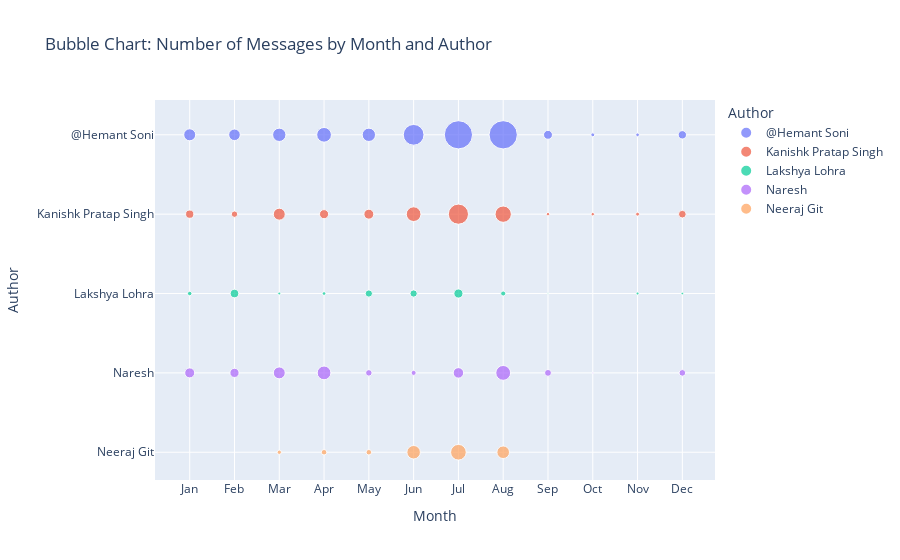

The cell this chart's notebook holds for it:
### Code cell
df['Date'] = pd.to_datetime(df['Date'], format='%Y-%m-%d')
correct_order = ['Jan', 'Feb', 'Mar', 'Apr', 'May', 'Jun', 'Jul', 'Aug', 'Sep', 'Oct', 'Nov', 'Dec']

# Set the 'Month' column as categorical with custom ordering
df['Month'] = pd.Categorical(df['Month'], categories=correct_order, ordered=True)

# Group data by month, Author, and count messages
monthly_message_counts = df.groupby(['Month', 'Author'])['Date'].count().reset_index()

fig_bubble = px.scatter(monthly_message_counts, x='Month', y='Author', size='Date', color='Author',
                        labels={'Month': 'Month', 'Date': 'Number of Messages', 'Author': 'Author'},
                        title='Bubble Chart: Number of Messages by Month and Author')

# Show the bubble chart
fig_bubble.show()

### Figure 1 — Plotly figure (JSON) as saved in the notebook; plotly's stock layout.template omitted (floating-point values rounded to 4 significant figures)
{"data": [{"hovertemplate": "Author=%{y}<br>Month=%{x}<br>Number of Messages=%{marker.size}<extra></extra>", "legendgroup": "@Hemant Soni", "marker": {"color": "#636efa", "size": [85, 79, 105, 128, 105, 254, 470, 472, 47, 9, 8, 41], "sizemode": "area", "sizeref": 1.18, "symbol": "circle"}, "mode": "markers", "name": "@Hemant Soni", "orientation": "v", "showlegend": true, "type": "scatter", "x": ["Jan", "Feb", "Mar", "Apr", "May", "Jun", "Jul", "Aug", "Sep", "Oct", "Nov", "Dec"], "xaxis": "x", "y": ["@Hemant Soni", "@Hemant Soni", "@Hemant Soni", "@Hemant Soni", "@Hemant Soni", "@Hemant Soni", "@Hemant Soni", "@Hemant Soni", "@Hemant Soni", "@Hemant Soni", "@Hemant Soni", "@Hemant Soni"], "yaxis": "y"}, {"hovertemplate": "Author=%{y}<br>Month=%{x}<br>Number of Messages=%{marker.size}<extra></extra>", "legendgroup": "Kanishk Pratap Singh", "marker": {"color": "#EF553B", "size": [40, 24, 84, 49, 58, 128, 240, 157, 7, 7, 9, 35], "sizemode": "area", "sizeref": 1.18, "symbol": "circle"}, "mode": "markers", "name": "Kanishk Pratap Singh", "orientation": "v", "showlegend": true, "type": "scatter", "x": ["Jan", "Feb", "Mar", "Apr", "May", "Jun", "Jul", "Aug", "Sep", "Oct", "Nov", "Dec"], "xaxis": "x", "y": ["Kanishk Pratap Singh", "Kanishk Pratap Singh", "Kanishk Pratap Singh", "Kanishk Pratap Singh", "Kanishk Pratap Singh", "Kanishk Pratap Singh", "Kanishk Pratap Singh", "Kanishk Pratap Singh", "Kanishk Pratap Singh", "Kanishk Pratap Singh", "Kanishk Pratap Singh", "Kanishk Pratap Singh"], "yaxis": "y"}, {"hovertemplate": "Author=%{y}<br>Month=%{x}<br>Number of Messages=%{marker.size}<extra></extra>", "legendgroup": "Lakshya Lohra", "marker": {"color": "#00cc96", "size": [12, 44, 5, 8, 31, 31, 49, 15, 1, 0, 5, 4], "sizemode": "area", "sizeref": 1.18, "symbol": "circle"}, "mode": "markers", "name": "Lakshya Lohra", "orientation": "v", "showlegend": true, "type": "scatter", "x": ["Jan", "Feb", "Mar", "Apr", "May", "Jun", "Jul", "Aug", "Sep", "Oct", "Nov", "Dec"], "xaxis": "x", "y": ["Lakshya Lohra", "Lakshya Lohra", "Lakshya Lohra", "Lakshya Lohra", "Lakshya Lohra", "Lakshya Lohra", "Lakshya Lohra", "Lakshya Lohra", "Lakshya Lohra", "Lakshya Lohra", "Lakshya Lohra", "Lakshya Lohra"], "yaxis": "y"}, {"hovertemplate": "Author=%{y}<br>Month=%{x}<br>Number of Messages=%{marker.size}<extra></extra>", "legendgroup": "Naresh", "marker": {"color": "#ab63fa", "size": [59, 50, 84, 111, 25, 15, 65, 130, 28, 1, 0, 26], "sizemode": "area", "sizeref": 1.18, "symbol": "circle"}, "mode": "markers", "name": "Naresh", "orientation": "v", "showlegend": true, "type": "scatter", "x": ["Jan", "Feb", "Mar", "Apr", "May", "Jun", "Jul", "Aug", "Sep", "Oct", "Nov", "Dec"], "xaxis": "x", "y": ["Naresh", "Naresh", "Naresh", "Naresh", "Naresh", "Naresh", "Naresh", "Naresh", "Naresh", "Naresh", "Naresh", "Naresh"], "yaxis": "y"}, {"hovertemplate": "Author=%{y}<br>Month=%{x}<br>Number of Messages=%{marker.size}<extra></extra>", "legendgroup": "Neeraj Git", "marker": {"color": "#FFA15A", "size": [0, 0, 11, 18, 18, 108, 145, 94, 0, 0, 0, 0], "sizemode": "area", "sizeref": 1.18, "symbol": "circle"}, "mode": "markers", "name": "Neeraj Git", "orientation": "v", "showlegend": true, "type": "scatter", "x": ["Jan", "Feb", "Mar", "Apr", "May", "Jun", "Jul", "Aug", "Sep", "Oct", "Nov", "Dec"], "xaxis": "x", "y": ["Neeraj Git", "Neeraj Git", "Neeraj Git", "Neeraj Git", "Neeraj Git", "Neeraj Git", "Neeraj Git", "Neeraj Git", "Neeraj Git", "Neeraj Git", "Neeraj Git", "Neeraj Git"], "yaxis": "y"}], "layout": {"legend": {"itemsizing": "constant", "title": {"text": "Author"}, "tracegroupgap": 0}, "title": {"text": "Bubble Chart: Number of Messages by Month and Author"}, "xaxis": {"anchor": "y", "domain": [0, 1], "title": {"text": "Month"}}, "yaxis": {"anchor": "x", "categoryarray": ["Neeraj Git", "Naresh", "Lakshya Lohra", "Kanishk Pratap Singh", "@Hemant Soni"], "categoryorder": "array", "domain": [0, 1], "title": {"text": "Author"}}}}
